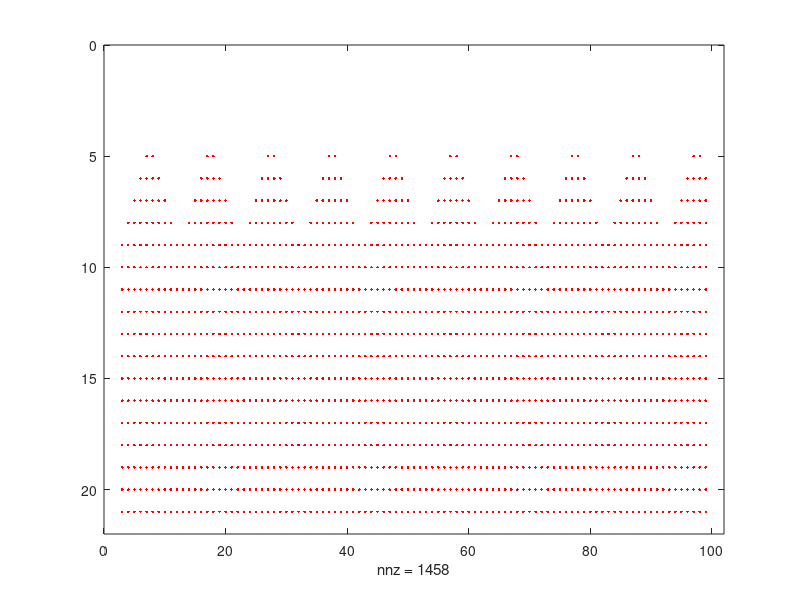

Reproduce this figure in MATLAB. (Note: this script raises an error after producing the figure.)
clear
close all

length_of_surface=100  %surfacewidth
[X,Y] = meshgrid(0:length_of_surface, 0:20);

probability=zeros(size(X))
initialmatrix = ones(size(X)); %colors has ones everywhere besides row 1,2==0
adsorption=zeros(size(X));
desorption=zeros(size(X));
initialmatrix(1:2, :) = 0;
etchcycles=15
Standard_Deviation_matrix=zeros(etchcycles,1);


a=1         %parameters a and b for the probability of adsorbens number 1 and 2
b=100
 

% find starting row of 1's for each column (creates surface matrix)

for i=1:length_of_surface
    surface(i)=find(initialmatrix(:,i),1)
end
surface(2,:)=0;


% sin_curve characteristics
amplitude = 2
periodicity = 10;
position_sin_curve = 7

% surface shape of sine
for i=1:length_of_surface
surface(1,i) = round((amplitude.*sin(i.*2.*pi/periodicity)))+position_sin_curve;
end

 
%  plot (surface(1,1:length_of_surface),'k')


  pictureTest=ones(size(X))   

%  creates 2D matrix and picture out of surface matrix
 for k=2:length_of_surface
    if surface(1,k)~=0
         pictureTest(surface(1,k),k)=1; 
         
         pictureTest(1:surface(1,k)-1,k)=0;
    end
 end
 
%   cuts the beginning and end of
 pictureTest(:,1:2)=0                 
 pictureTest(:,length_of_surface:length_of_surface+1)=0
 figure;
 spy(pictureTest,'r')

 
 
 
% starting probability for first etch cycle
probability(1,:)=50;


%probabilities for etching
probablityAdsorption1 = 85;
probablityAdsorption2 = 60;
probablityAdsorption3 = 50;
probabilityAdsorption_Spline=0

% adds Standard Deviation in the beginning
Standard_Deviation_matrix(1,1)=calculateStandardDeviations_function(surface, length_of_surface);


% setting the etching circles
for number_of_etching=1:etchcycles

% probability of colors2=green dots to place on red (surface)
for surfaceposition=2:length_of_surface
   Z=a+(b-a).*rand(1,1);
             if Z>probability(1,surfaceposition)
                adsorption(surface(1,surfaceposition)-1,surfaceposition)=1
             else 
                adsorption(surface(1,surfaceposition),surfaceposition)=0
             end


% probability of colors3 =blue dots to place on the row above


      Z=a+(b-a).*rand(1,1);
             if Z>probability(1,surfaceposition)
                desorption(surface(1,surfaceposition)-2,surfaceposition)=1
             else 
                desorption(surface(1,surfaceposition),surfaceposition)=0
             end

% removes surface atom, when green and blue are above
% for column = 1:length(colors(1,:)+1)
    if adsorption(surface(1,surfaceposition)-1,surfaceposition) && desorption(surface(1,surfaceposition)-2,surfaceposition)==1
         surface(1,surfaceposition)= surface(1,surfaceposition)+1  
     end

end

% calculates the probability for each surface atom after each etch step
if number_of_etching>1
 for surfaceposition=2:length_of_surface-1
     
     if surface(1,surfaceposition)== surface(1,surfaceposition+1)
        if surface(1,surfaceposition)== surface(1,surfaceposition-1)
            surface(2,surfaceposition)=1
            surface(3,surfaceposition)=probablityAdsorption1;
        end
        if surface(1,surfaceposition)< surface(1,surfaceposition-1)
            surface(2,surfaceposition)=2
            surface(3,surfaceposition)=probablityAdsorption1; 
        end
        if surface(1,surfaceposition)> surface(1,surfaceposition-1)
            surface(2,surfaceposition)=1
            surface(3,surfaceposition)=probablityAdsorption1;
        end
     end
     if surface(1,surfaceposition)> surface(1,surfaceposition+1)
         if surface(1,surfaceposition)== surface(1,surfaceposition-1)
              surface(2,surfaceposition)=1
              surface(3,surfaceposition)=probablityAdsorption1;
         end
         if surface(1,surfaceposition)> surface(1,surfaceposition-1)
              surface(2,surfaceposition)=1
              surface(3,surfaceposition)=probablityAdsorption1;
         end
         if surface(1,surfaceposition)< surface(1,surfaceposition-1)
              surface(2,surfaceposition)=2
              surface(3,surfaceposition)=probablityAdsorption2;
         end
     end       
      if surface(1,surfaceposition)< surface(1,surfaceposition+1)
         if surface(1,surfaceposition)== surface(1,surfaceposition-1)
              surface(2,surfaceposition)=2
              surface(3,surfaceposition)=probablityAdsorption2 
         end
         if surface(1,surfaceposition)> surface(1,surfaceposition-1)
              surface(2,surfaceposition)=2
              surface(3,surfaceposition)=probablityAdsorption2 
         end
           if surface(1,surfaceposition)< surface(1,surfaceposition-1)
              surface(2,surfaceposition)=3
              surface(3,surfaceposition)=probablityAdsorption3
           end
      end
      
     if surface(1,surfaceposition)== surface(1,surfaceposition-1)-2
         if surface(1,surfaceposition)== surface(1,surfaceposition+1)-2
            surface(3,surfaceposition)=probablityAdsorption3 -10
         end
     end
      
       if surface(1,surfaceposition)== surface(1,surfaceposition-1)-2
         if surface(1,surfaceposition)== surface(1,surfaceposition+1)-1
            surface(3,surfaceposition)=probablityAdsorption3 -5
         end
     end
      
       if surface(1,surfaceposition)== surface(1,surfaceposition+1)-2
         if surface(1,surfaceposition)== surface(1,surfaceposition-1)-1
            surface(3,surfaceposition)=probablityAdsorption3 -5
         end
       end
 
       if surface(1,surfaceposition)< surface(1,surfaceposition+1)-2
         if surface(1,surfaceposition)== surface(1,surfaceposition-1)-1
            surface(3,surfaceposition)=probablityAdsorption3 -5
         end 
       end
       
       if surface(1,surfaceposition)< surface(1,surfaceposition-1)-2
         if surface(1,surfaceposition)== surface(1,surfaceposition+1)-1
            surface(3,surfaceposition)=probablityAdsorption3 -5
         end 
       end
       
       
        if surface(1,surfaceposition)< surface(1,surfaceposition+1)-2
         if surface(1,surfaceposition)< surface(1,surfaceposition-1)-2
            surface(3,surfaceposition)=probablityAdsorption3 -10
         end 
        end
      
      
      
      
      
      
      
      
      
      
      
      
      
      
      
      
      
      
%       alternative
%     if surface(1,surfaceposition)< surface(1,surfaceposition+1)&& surface(1,surfaceposition)< surface(1,surfaceposition-1)
%         surface(2,surfaceposition)=3
%         surface(3,surfaceposition)=0
%     end
%     hold on
%     if surface(1,surfaceposition)== surface(1,surfaceposition+1)&& surface(1,surfaceposition)== surface(1,surfaceposition-1)
%         surface(2,surfaceposition)=1
%         surface(3,surfaceposition)=50
%    
%     end
%     hold on
%      if surface(1,surfaceposition)> surface(1,surfaceposition+1)&& surface(1,surfaceposition)> surface(1,surfaceposition-1)
%         surface(2,surfaceposition)=1
%          surface(3,surfaceposition)=50
%      end
%     hold on
%      if surface(2,surfaceposition)==0 
%        surface(2,surfaceposition)=2
%         surface(3,surfaceposition)=37.5
%      end


% creates probability for each surface atom for next etching cycle
    probability(1,surfaceposition) = surface(3,surfaceposition)
    hold on 
 end
end

 pictureTest=ones(size(X))   

%  creates 2D matrix and picture out of surface matrix
 for k=2:length_of_surface
    if surface(1,k)~=0
         pictureTest(surface(1,k),k)=1; 
         
         pictureTest(1:surface(1,k)-1,k)=0;
    end
 end
 
%   cuts the beginning and end of
 pictureTest(:,1:2)=0                 
 pictureTest(:,length_of_surface:length_of_surface+1)=0
 
  
%  creates average surface line matrix
 sum_surface=sum(surface(1,:),2)
average_surface_line=sum_surface./length_of_surface
average_surface_line_picture(1,1:length_of_surface)=average_surface_line


% creates out of the surface the standard deviation and the standard
% deviation matrix
Standard_Deviation = std(surface,0,2)
Standard_Deviation_matrix(number_of_etching+1,1)=Standard_Deviation(1);


figure;
 
% plots the average surface line in black
plot(average_surface_line_picture,'k')
hold on
spy(pictureTest,'r')



% creates a spline out of the surface and plots the spline
xx = 1:1:length_of_surface
x_values_spline =1:length_of_surface;
y_values_spline = spline(1:length_of_surface,surface(1,1:length_of_surface),xx);
y_values_spline= y_values_spline(1,1:length_of_surface)-average_surface_line

figure
plot(x_values_spline,y_values_spline,'-')

% changes the y-axis negative to create a similar illustration as the
% picture plot
axis ij 



% changes the probability of each surface atom, if it is above or beneath
% the surface line of the spline 

for surfaceposition=2:length_of_surface-1
    if y_values_spline(1,surfaceposition)<-1
         probability(1,surfaceposition)= probability(1,surfaceposition)-probabilityAdsorption_Spline
    end
end
end

% plots the standard deviation as a function over all etch cycles
figure
plot (Standard_Deviation_matrix(:,1),'k')
title('Standard Deviation over etch cycles');
xlabel('etch cycles');
ylabel('Standard Deviation');
